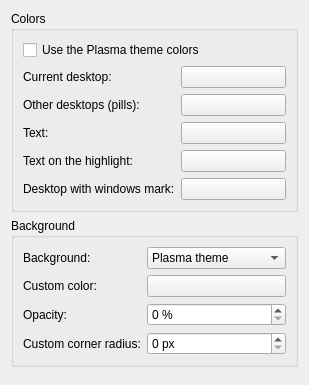
         <widget class="QWidget" name="scrollContents_105">
          <layout class="QVBoxLayout" name="contentLayout_106">
           <item>
            <widget class="QGroupBox" name="group_107">
             <property name="title"><string>Colors</string></property>
             <layout class="QFormLayout" name="form_108">
              <item row="0" column="0" colspan="2">
               <widget class="QCheckBox" name="kcfg_UseThemeColors">
                <property name="text"><string>Use the Plasma theme colors</string></property>
                <property name="toolTip"><string>Uncheck to use the colors below.</string></property>
               </widget>
              </item>
              <item row="1" column="0">
               <widget class="QLabel" name="label_109">
                <property name="text"><string>Current desktop:</string></property>
               </widget>
              </item>
              <item row="1" column="1">
               <widget class="KColorButton" name="kcfg_ActiveColor">
                <property name="alphaChannelEnabled"><bool>true</bool></property>
               </widget>
              </item>
              <item row="2" column="0">
               <widget class="QLabel" name="label_110">
                <property name="text"><string>Other desktops (pills):</string></property>
               </widget>
              </item>
              <item row="2" column="1">
               <widget class="KColorButton" name="kcfg_InactiveColor">
                <property name="alphaChannelEnabled"><bool>true</bool></property>
               </widget>
              </item>
              <item row="3" column="0">
               <widget class="QLabel" name="label_111">
                <property name="text"><string>Text:</string></property>
               </widget>
              </item>
              <item row="3" column="1">
               <widget class="KColorButton" name="kcfg_TextColor">
                <property name="alphaChannelEnabled"><bool>true</bool></property>
               </widget>
              </item>
              <item row="4" column="0">
               <widget class="QLabel" name="label_112">
                <property name="text"><string>Text on the highlight:</string></property>
               </widget>
              </item>
              <item row="4" column="1">
               <widget class="KColorButton" name="kcfg_ActiveTextColor">
                <property name="alphaChannelEnabled"><bool>true</bool></property>
               </widget>
              </item>
              <item row="5" column="0">
               <widget class="QLabel" name="label_113">
                <property name="text"><string>Desktop with windows mark:</string></property>
               </widget>
              </item>
              <item row="5" column="1">
               <widget class="KColorButton" name="kcfg_OccupiedColor">
                <property name="alphaChannelEnabled"><bool>true</bool></property>
               </widget>
              </item>
             </layout>
            </widget>
           </item>
           <item>
            <widget class="QGroupBox" name="group_114">
             <property name="title"><string>Background</string></property>
             <layout class="QFormLayout" name="form_115">
              <item row="0" column="0">
               <widget class="QLabel" name="label_116">
                <property name="text"><string>Background:</string></property>
               </widget>
              </item>
              <item row="0" column="1">
               <widget class="QComboBox" name="kcfg_BackgroundMode">
                <item>
                 <property name="text"><string>Plasma theme</string></property>
                </item>
                <item>
                 <property name="text"><string>Plasma theme, solid</string></property>
                </item>
                <item>
                 <property name="text"><string>None</string></property>
                </item>
                <item>
                 <property name="text"><string>Custom color</string></property>
                </item>
               </widget>
              </item>
              <item row="1" column="0">
               <widget class="QLabel" name="label_117">
                <property name="text"><string>Custom color:</string></property>
               </widget>
              </item>
              <item row="1" column="1">
               <widget class="KColorButton" name="kcfg_BackgroundColor">
                <property name="alphaChannelEnabled"><bool>true</bool></property>
               </widget>
              </item>
              <item row="2" column="0">
               <widget class="QLabel" name="label_118">
                <property name="text"><string>Opacity:</string></property>
               </widget>
              </item>
              <item row="2" column="1">
               <widget class="QSpinBox" name="kcfg_BackgroundOpacity">
                <property name="singleStep"><number>1</number></property>
                <property name="minimum"><number>0</number></property>
                <property name="maximum"><number>100</number></property>
                <property name="suffix"><string> %</string></property>
                <property name="toolTip"><string>Opacity of the background only, the desktops stay opaque.</string></property>
               </widget>
              </item>
              <item row="3" column="0">
               <widget class="QLabel" name="label_119">
                <property name="text"><string>Custom corner radius:</string></property>
               </widget>
              </item>
              <item row="3" column="1">
               <widget class="QSpinBox" name="kcfg_BackgroundRadius">
                <property name="singleStep"><number>5</number></property>
                <property name="minimum"><number>0</number></property>
                <property name="maximum"><number>250</number></property>
                <property name="suffix"><string> px</string></property>
               </widget>
              </item>
             </layout>
            </widget>
           </item>
           <item>
            <spacer name="spacer_120">
             <property name="orientation"><enum>Qt::Vertical</enum></property>
            </spacer>
           </item>
          </layout>
         </widget>
